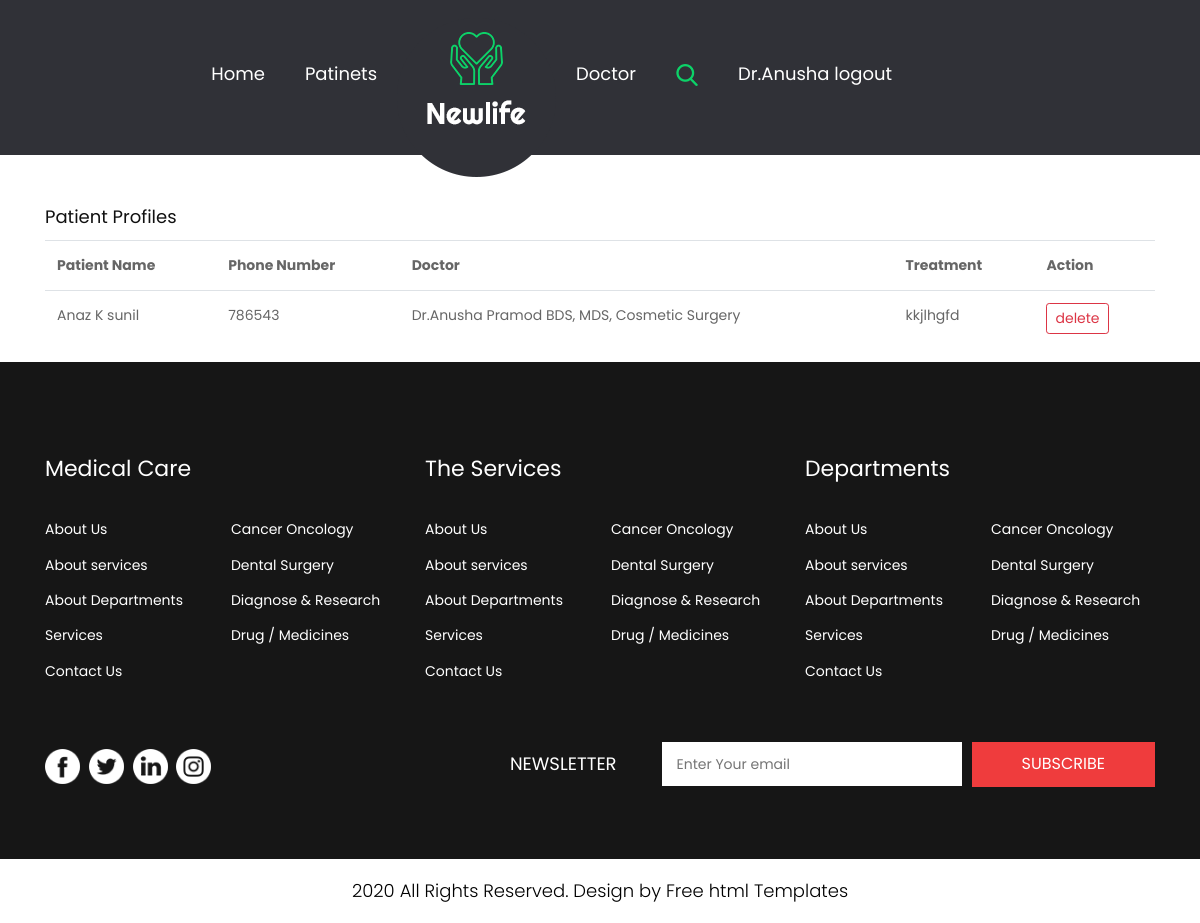
/StaffApp/PatientList (signed in), run on an earlier commit of the app's database.
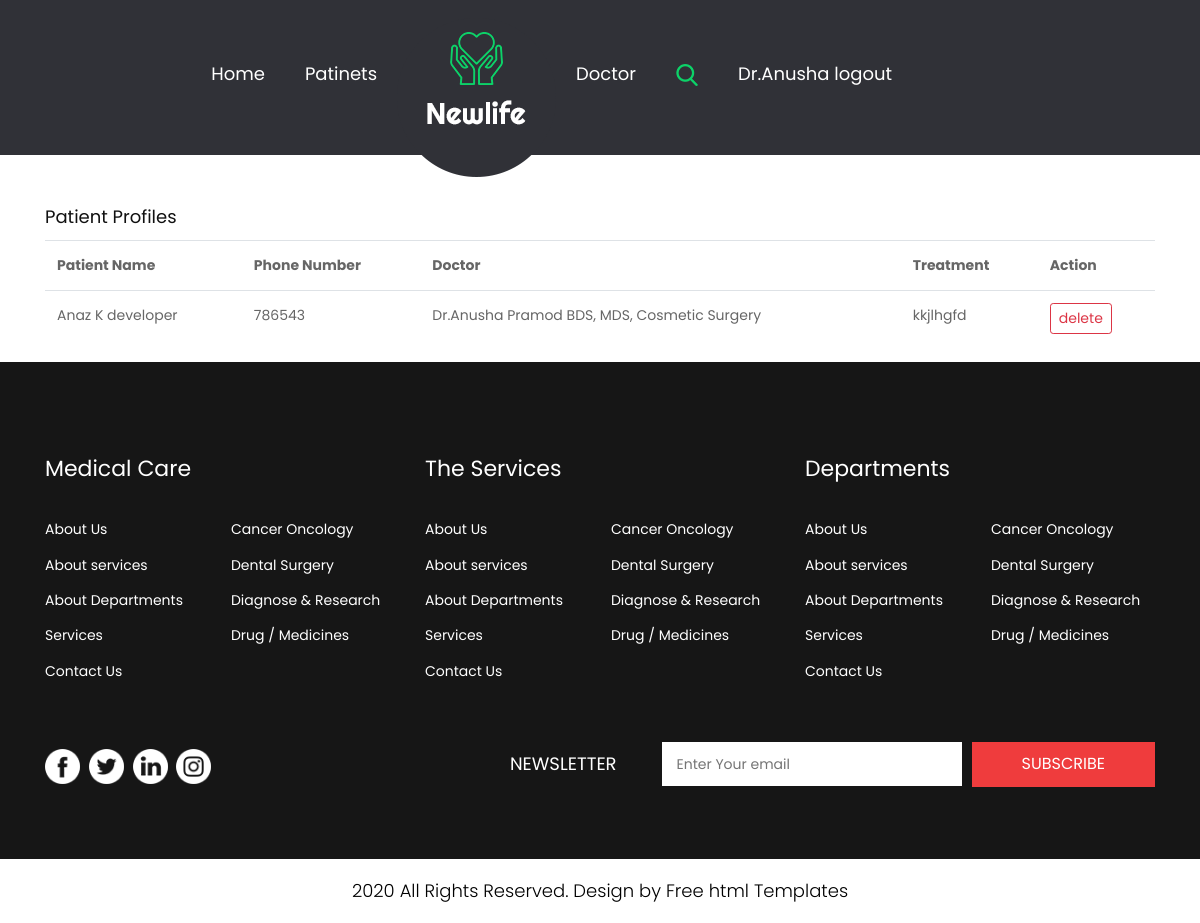
And on a later commit of the database.
### Patient/models.py (models this page shows)
class PatientProfile(models.Model):
    PatientId = models.ForeignKey(User,on_delete=models.CASCADE)
    PatientName = models.CharField(max_length=255,null=True)
    Place = models.CharField(max_length=255,null=True)
    PhoneNumber = models.CharField(max_length=15)
    Doctor = models.ForeignKey(DoctorList,on_delete=models.SET_NULL,null=True,blank=True)
    Treatment = models.CharField(max_length=255,null=True,blank=True)

### Doctor/models.py (models this page shows)
class DoctorList(models.Model):
    Doctirid = models.ForeignKey(User,on_delete=models.CASCADE,null=True,blank=True)
    DoctorName = models.CharField(max_length=255)
    Doctor_spec = models.CharField(max_length=255)
    Doctor_Edu = models.CharField(max_length=255)
    def __str__(self):
        return "Dr.{} {}, {}".format(self.DoctorName,self.Doctor_Edu,self.Doctor_spec)

### StaffApp/views.py (the view)
# urls.py: path("PatientList",views.PatientList,name="PatientList"),
def PatientList(request):
    group = request.user.groups.all()[0].name
    profile = PatientProfile.objects.all()
    context = {
        "profile":profile
    }
    if group == "staff":
        return render(request,"staff/patientview.html",context)
    elif group == "doctor":
        return render(request,"doctor/patientview.html",context)
    else:
        return HttpResponse("<h2 style='color:orange;text-align:center'>You are not autherise to view This Page</h2>")

### templates/doctor/patientview.html (shortened to what this page needs)
{% extends "doctor/doctorindex.html" %}
{% block content %}
<div class="container mt-5">
    <h3>Patient Profiles</h3>
    <table class="table">
        <tr>
            <th>Patient Name</th>
            <th>Phone Number</th>
            <th>Doctor</th>
            <th>Treatment</th>
            <th>Action</th>
        </tr>
        {% for pro in profile %}
        <tr>
            <td>{{pro.PatientName}}</td>
            <td>{{pro.PhoneNumber}}</td>
            <td>{{pro.Doctor}}</td>
            <td>{{pro.Treatment}}</td>
            <td>
                <a href="{%url 'DeleteProfile' pro.id %}" class="btn btn-outline-danger btn-sm">delete</a>
            </td>
        </tr>
        {% endfor %}
    </table>
</div>
{% endblock %}

What changed in the data, as far as the page shows it:
changed PatientProfile "kkjlhgfd": PatientName "Anaz K sunil" → "Anaz K developer"
